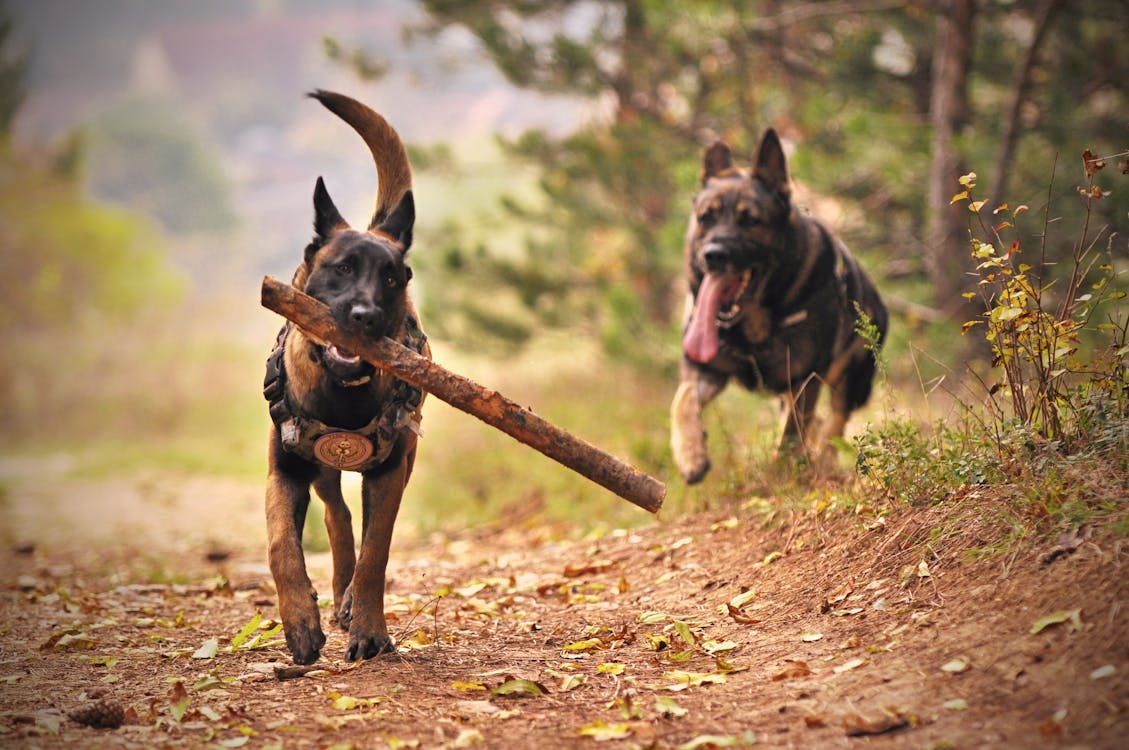
#> input picture data/dogs.jpeg, 1129 x 750 px, found by its file name
$ python subtraction.py
#> lines starting #> are read from the running program, lines starting #| are printed output that depends on the picture
import numpy as np
import cv2

img1 = np.array([[10, 20, 30],
                 [40, 50, 60],
                 [70, 80, 90]], dtype=np.uint8)
img2 = np.array([[100, 200, 150],
                 [50, 250, 100],
                 [150, 200, 50]], dtype=np.uint8)

cv2_subtract = cv2.subtract(img1, img2)
print("cv2_subtract() result:\n", cv2_subtract)

numpy_sub = img1 - img2
print("Numpy subtraction result:\n", numpy_sub)

img1 = cv2.imread('data/dogs.jpeg')
#> img1 is the input picture: shape (750, 1129, 3); mean B, G, R 94.4, 128.4, 158.6
img2 = cv2.imread('data/cats.jpeg')
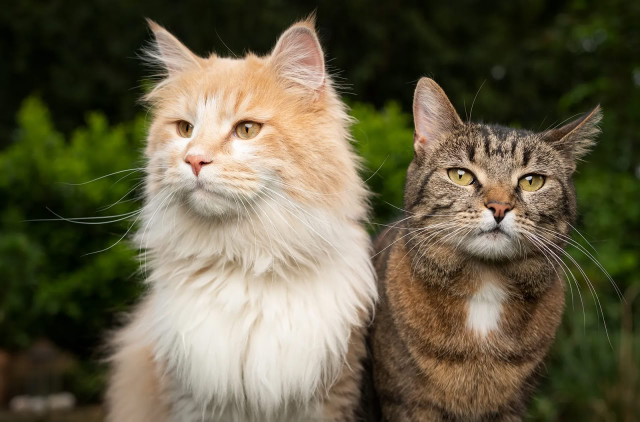
#> input picture data/cats.jpeg, 1280 x 843 px, found by its file name (shown at 1/2 size)
#> img2 is the input picture: shape (843, 1280, 3); mean B, G, R 70.6, 94.4, 101.1

img2_resized = cv2.resize(img2, (img1.shape[1], img1.shape[0]))
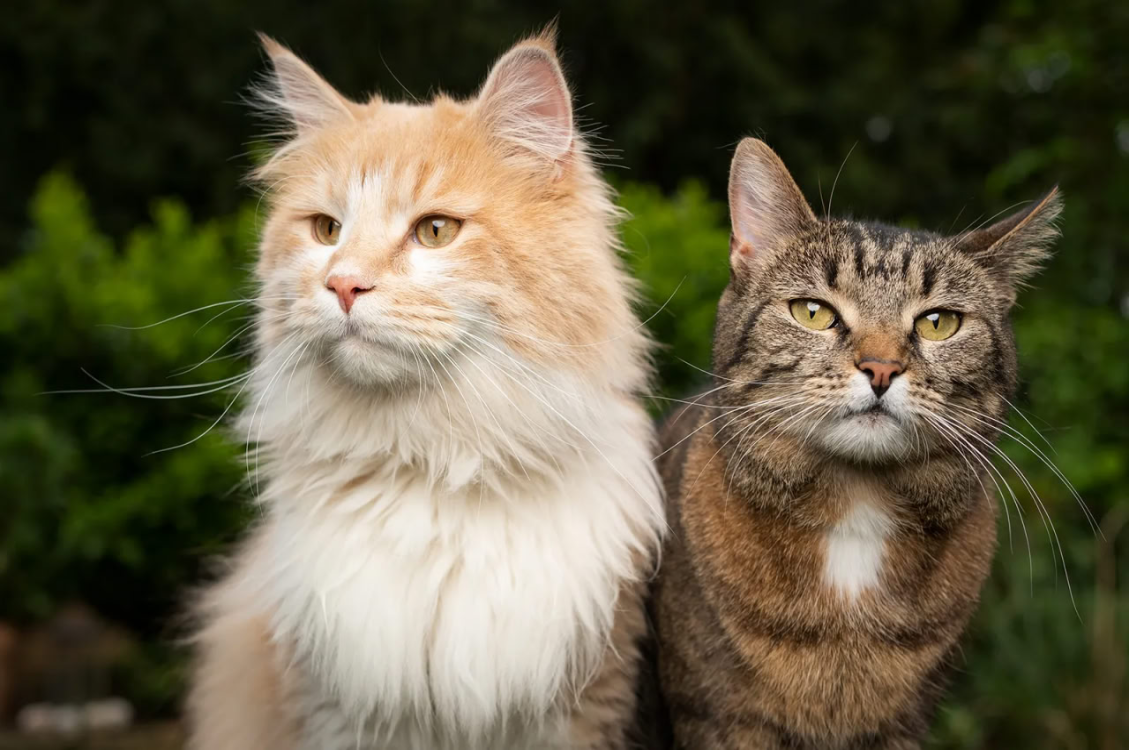
#> img2_resized: shape (750, 1129, 3); mean B, G, R 70.5, 94.3, 101

result = cv2.subtract(img1, img2_resized)
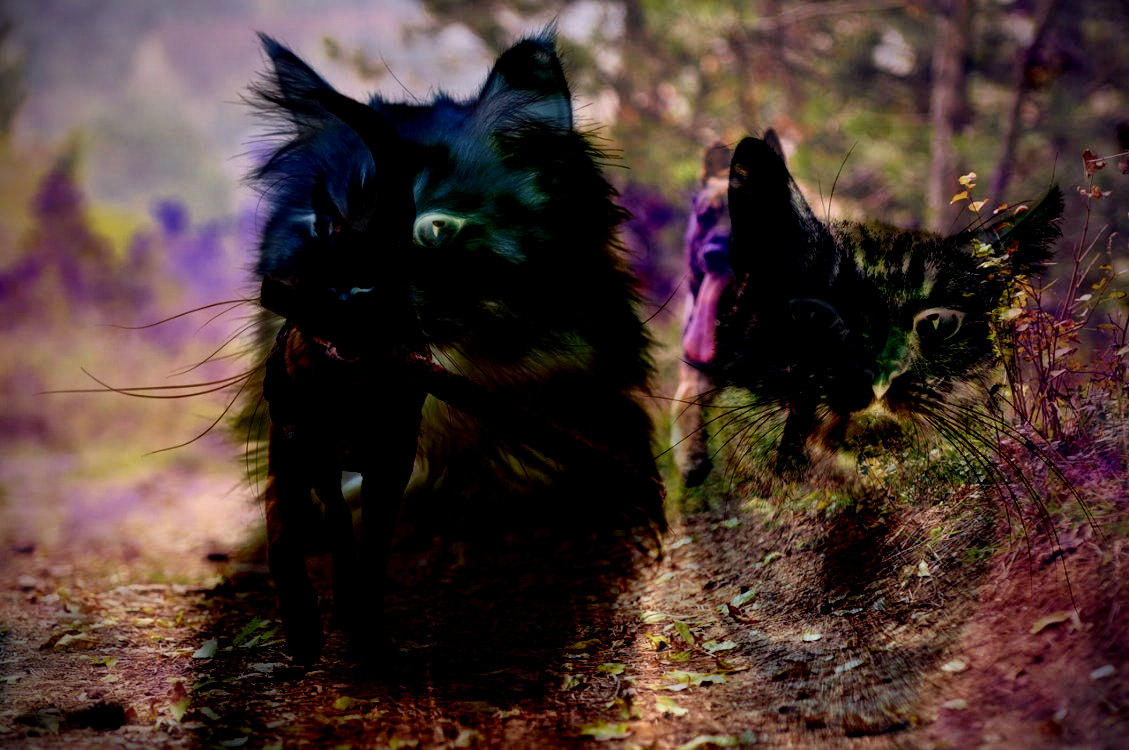
#> result: shape (750, 1129, 3); mean B, G, R 49.9, 54.8, 74.7
result_weighted =  cv2.addWeighted(img1, 1., img2_resized, -1., 0)

cv2.imshow('Result', result)
cv2.imshow('Result Weighted', result_weighted)
cv2.waitKey(0)
cv2.destroyAllWindows()
